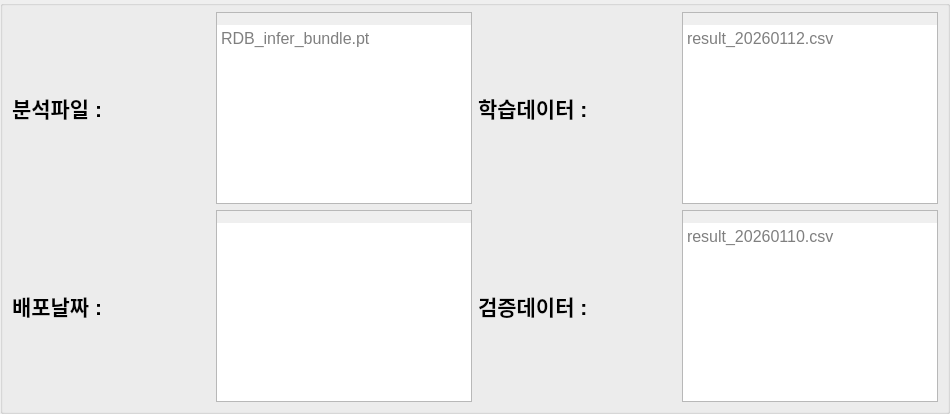
                 <widget class="QGroupBox" name="groupBox_5">
                  <property name="sizePolicy">
                   <sizepolicy hsizetype="Minimum" vsizetype="Minimum">
                    <horstretch>0</horstretch>
                    <verstretch>0</verstretch>
                   </sizepolicy>
                  </property>
                  <property name="minimumSize">
                   <size>
                    <width>950</width>
                    <height>161</height>
                   </size>
                  </property>
                  <property name="styleSheet">
                   <string notr="true">margin : 0px;
padding : 0px</string>
                  </property>
                  <property name="title">
                   <string/>
                  </property>
                  <layout class="QGridLayout" name="gridLayout_24">
                   <item row="0" column="0">
                    <widget class="QLabel" name="label_8">
                     <property name="sizePolicy">
                      <sizepolicy hsizetype="Minimum" vsizetype="Minimum">
                       <horstretch>0</horstretch>
                       <verstretch>0</verstretch>
                      </sizepolicy>
                     </property>
                     <property name="font">
                      <font>
                       <family>Segoe UI</family>
                       <pointsize>16</pointsize>
                       <weight>75</weight>
                       <bold>true</bold>
                      </font>
                     </property>
                     <property name="styleSheet">
                      <string notr="true"/>
                     </property>
                     <property name="text">
                      <string>분석파일 :</string>
                     </property>
                    </widget>
                   </item>
                   <item row="0" column="1">
                    <widget class="QTextBrowser" name="textBrowser_model">
                     <property name="sizePolicy">
                      <sizepolicy hsizetype="Minimum" vsizetype="Minimum">
                       <horstretch>0</horstretch>
                       <verstretch>0</verstretch>
                      </sizepolicy>
                     </property>
                     <property name="minimumSize">
                      <size>
                       <width>221</width>
                       <height>54</height>
                      </size>
                     </property>
                     <property name="font">
                      <font>
                       <family>Segoe UI</family>
                       <pointsize>12</pointsize>
                      </font>
                     </property>
                     <property name="styleSheet">
                      <string notr="true">padding-top : 12px;
</string>
                     </property>
                     <property name="placeholderText">
                      <string>RDB_infer_bundle.pt</string>
                     </property>
                    </widget>
                   </item>
                   <item row="0" column="2">
                    <widget class="QLabel" name="label_42">
                     <property name="sizePolicy">
                      <sizepolicy hsizetype="Minimum" vsizetype="Minimum">
                       <horstretch>0</horstretch>
                       <verstretch>0</verstretch>
                      </sizepolicy>
                     </property>
                     <property name="font">
                      <font>
                       <family>Segoe UI</family>
                       <pointsize>16</pointsize>
                       <weight>75</weight>
                       <bold>true</bold>
                      </font>
                     </property>
                     <property name="styleSheet">
                      <string notr="true"/>
                     </property>
                     <property name="text">
                      <string>학습데이터 :</string>
                     </property>
                    </widget>
                   </item>
                   <item row="0" column="3">
                    <widget class="QTextBrowser" name="textBrowser_traindata">
                     <property name="sizePolicy">
                      <sizepolicy hsizetype="Minimum" vsizetype="Minimum">
                       <horstretch>0</horstretch>
                       <verstretch>0</verstretch>
                      </sizepolicy>
                     </property>
                     <property name="minimumSize">
                      <size>
                       <width>221</width>
                       <height>54</height>
                      </size>
                     </property>
                     <property name="font">
                      <font>
                       <family>Segoe UI</family>
                       <pointsize>12</pointsize>
                      </font>
                     </property>
                     <property name="styleSheet">
                      <string notr="true">padding-top : 12px;
</string>
                     </property>
                     <property name="placeholderText">
                      <string>result_20260112.csv</string>
                     </property>
                    </widget>
                   </item>
                   <item row="1" column="0">
                    <widget class="QLabel" name="label_40">
                     <property name="sizePolicy">
                      <sizepolicy hsizetype="Minimum" vsizetype="Minimum">
                       <horstretch>0</horstretch>
                       <verstretch>0</verstretch>
                      </sizepolicy>
                     </property>
                     <property name="font">
                      <font>
                       <family>Segoe UI</family>
                       <pointsize>16</pointsize>
                       <weight>75</weight>
                       <bold>true</bold>
                      </font>
                     </property>
                     <property name="styleSheet">
                      <string notr="true"/>
                     </property>
                     <property name="text">
                      <string>배포날짜 :</string>
                     </property>
                    </widget>
                   </item>
                   <item row="1" column="1">
                    <widget class="QTextBrowser" name="textBrowser_model_data">
                     <property name="sizePolicy">
                      <sizepolicy hsizetype="Minimum" vsizetype="Minimum">
                       <horstretch>0</horstretch>
                       <verstretch>0</verstretch>
                      </sizepolicy>
                     </property>
                     <property name="minimumSize">
                      <size>
                       <width>221</width>
                       <height>54</height>
                      </size>
                     </property>
                     <property name="font">
                      <font>
                       <family>Segoe UI</family>
                       <pointsize>12</pointsize>
                      </font>
                     </property>
                     <property name="styleSheet">
                      <string notr="true">padding-top : 12px;
</string>
                     </property>
                    </widget>
                   </item>
                   <item row="1" column="2">
                    <widget class="QLabel" name="label_43">
                     <property name="sizePolicy">
                      <sizepolicy hsizetype="Minimum" vsizetype="Minimum">
                       <horstretch>0</horstretch>
                       <verstretch>0</verstretch>
                      </sizepolicy>
                     </property>
                     <property name="font">
                      <font>
                       <family>Segoe UI</family>
                       <pointsize>16</pointsize>
                       <weight>75</weight>
                       <bold>true</bold>
                      </font>
                     </property>
                     <property name="styleSheet">
                      <string notr="true"/>
                     </property>
                     <property name="text">
                      <string>검증데이터 :</string>
                     </property>
                    </widget>
                   </item>
                   <item row="1" column="3">
                    <widget class="QTextBrowser" name="textBrowser_validdata">
                     <property name="sizePolicy">
                      <sizepolicy hsizetype="Minimum" vsizetype="Minimum">
                       <horstretch>0</horstretch>
                       <verstretch>0</verstretch>
                      </sizepolicy>
                     </property>
                     <property name="minimumSize">
                      <size>
                       <width>221</width>
                       <height>54</height>
                      </size>
                     </property>
                     <property name="font">
                      <font>
                       <family>Segoe UI</family>
                       <pointsize>12</pointsize>
                      </font>
                     </property>
                     <property name="styleSheet">
                      <string notr="true">padding-top : 12px;
</string>
                     </property>
                     <property name="placeholderText">
                      <string>result_20260110.csv</string>
                     </property>
                    </widget>
                   </item>
                  </layout>
                 </widget>
